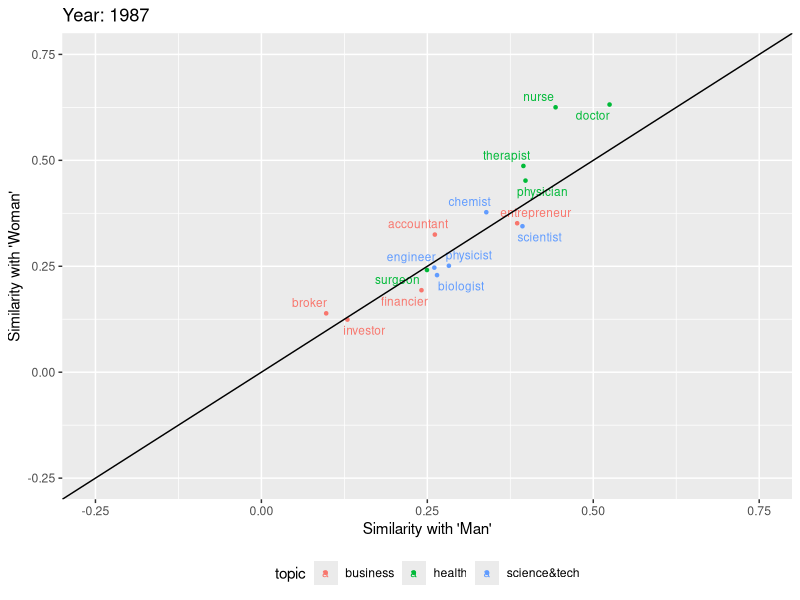
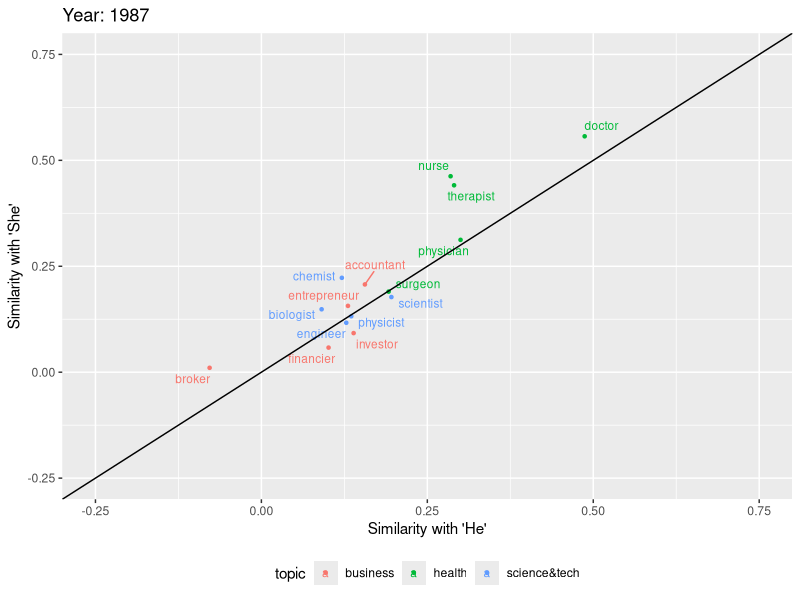
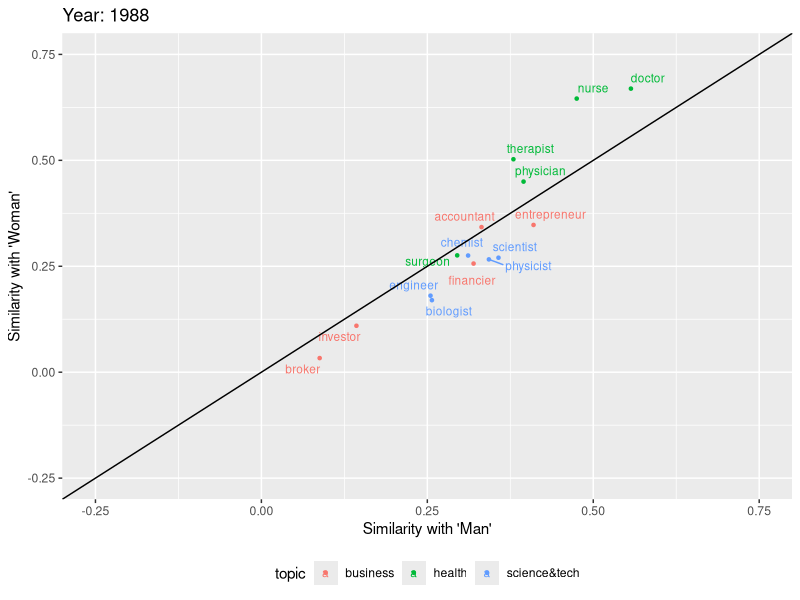
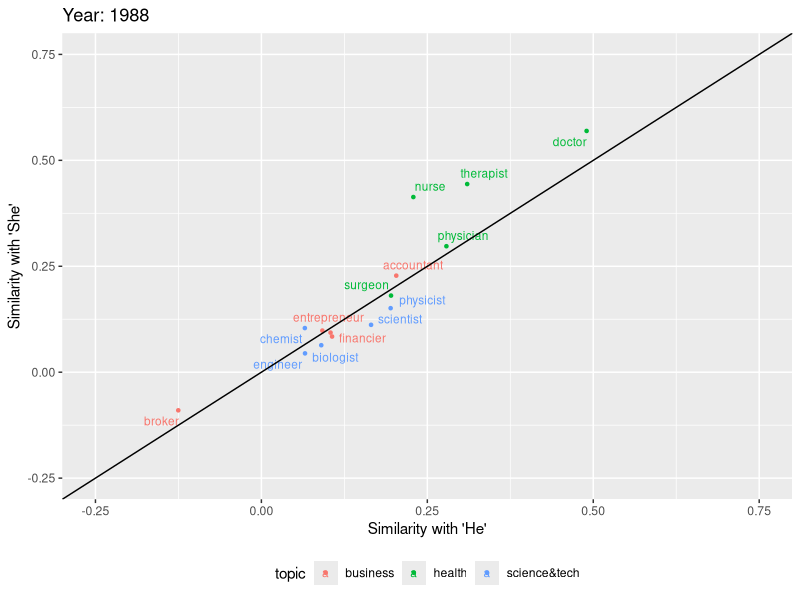
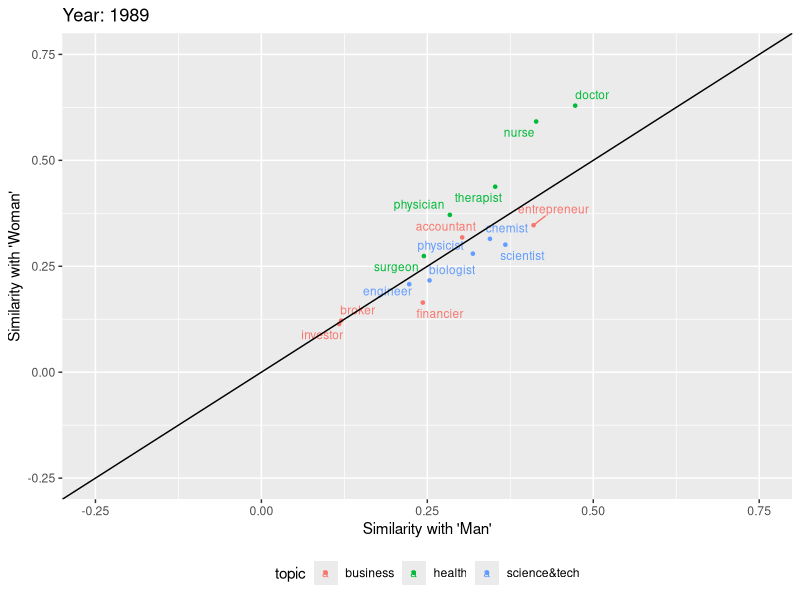
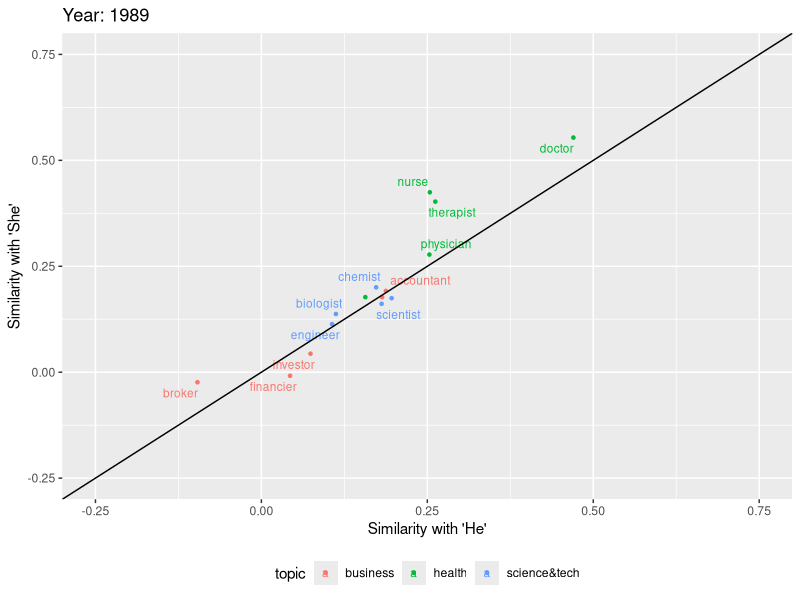
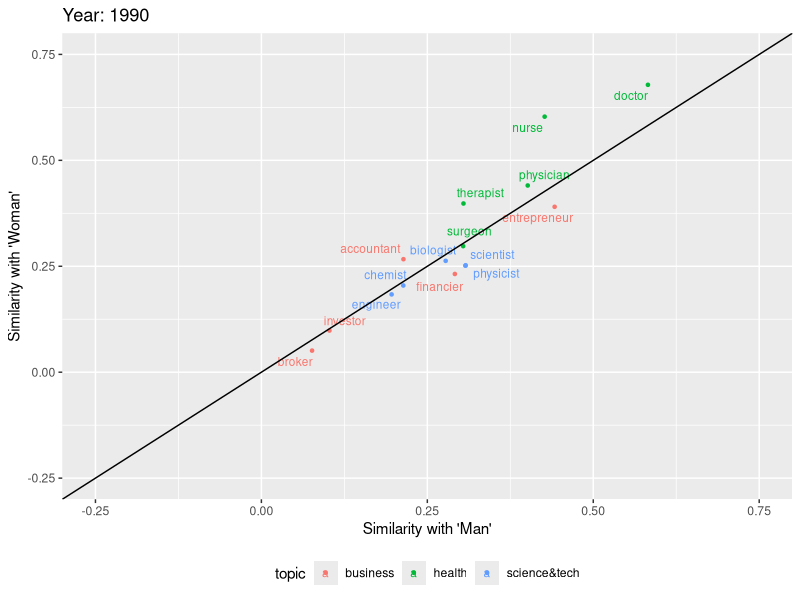
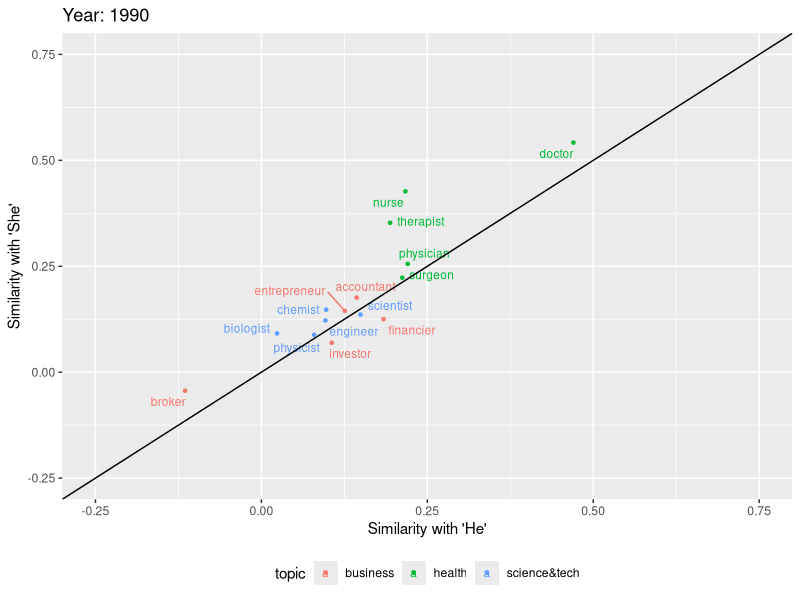

Here is the R script that generated these plots, in order: (Note: this script raises an error after producing the figures.)
library(tidyr)
library(dplyr)
library(ggplot2)
library(ggrepel)

w2v_sim_df <- read.csv("all_similarities.tsv", sep="\t")

########################
# Pure Word Similarity #
########################
# BY YEAR #
###########
for (curr_year in 1987:2006) {
  # Man/Woman
  w2v_sim_mw_df <- filter(w2v_sim_df, year == curr_year & (gender_word == 'man' | gender_word == 'woman')) %>%
                        spread(key = gender_word, value = similarity)
  ggplot(w2v_sim_mw_df, aes(x = man, y = woman, colour = topic)) +
    geom_point(size = .9) +
    geom_text_repel(aes(label = word), size = 3) +
    labs(x = "Similarity with 'Man'", y = "Similarity with 'Woman'", title = paste0("Year: ",curr_year)) +
    theme(legend.position = 'bottom') +
    xlim(-0.25,.75) + 
    ylim(-0.25,.75) +
    geom_abline(intercept = 0, slope = 1)
  ggsave(paste0("./Plots/MW",curr_year,".png"))

  # He/She
  w2v_sim_hs_df <- filter(w2v_sim_df, year == curr_year & (gender_word == 'he' | gender_word == 'she')) %>%
                        spread(key = gender_word, value = similarity)
  ggplot(w2v_sim_hs_df, aes(x = he, y = she, colour = topic)) +
    geom_point(size = .9) +
    geom_text_repel(aes(label = word), size = 3) +
    labs(x = "Similarity with 'He'", y = "Similarity with 'She'", title = paste0("Year: ",curr_year)) +
    theme(legend.position = 'bottom') +
    xlim(-0.25,.75) + 
    ylim(-0.25,.75) +
    geom_abline(intercept = 0, slope = 1)
  ggsave(paste0("./Plots/HS",curr_year,".png"))
}

# OVER TIME #
#############
words <- unique(w2v_sim_df$word)
for (w in words) {
  w2v_sim_word_df <- filter(w2v_sim_df, word == w)
  ggplot(w2v_sim_word_df, aes(x = year, y = similarity, colour = gender_word, group = gender_word)) +
               geom_line() +
               labs(x = "Year", y = "Similarity", colour = "Gendered Word", title = paste0("Word: ", w)) +
               theme(legend.position = 'bottom') +
               ylim(min(w2v_sim_word_df$similarity)-0.05,max(w2v_sim_word_df$similarity)+0.05)
  ggsave(paste0("./Plots/Word",w,"OT.png"))
}

# OVER TIME - AVG #
###################
w2v_sim_avg_df <- group_by(w2v_sim_df, year, topic, gender_word) %>%
                  summarise(avg_word_sim = mean(similarity))
topics <- unique(w2v_sim_df$topic)
for (t in topics) {
  w2v_sim_topic_df <- filter(w2v_sim_avg_df, topic == t)
  ggplot(w2v_sim_topic_df, aes(x = year, y = avg_word_sim, colour = gender_word, group = gender_word)) +
          geom_line() +
          labs(x = "Year", y = "Similarity", colour = "Gendered Word", title = paste0("Topic: ", t)) +
          theme(legend.position = 'bottom') +
          ylim(min(w2v_sim_topic_df$avg_word_sim)-0.05,max(w2v_sim_topic_df$avg_word_sim)+0.05) 
  ggsave(paste0("./Plots/Topic",t,"OT.png"))
}